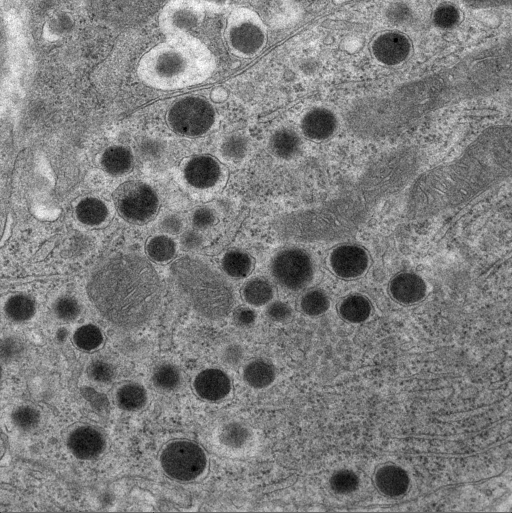
#> input picture 09_vaje/navodila/Gradivo/Kontrola.tif, 1024 x 1026 px (shown at 1/2 size)
$ jupyter execute --allow-errors vaje_10.ipynb
#> lines starting #> are read from the running program, lines starting #| are printed output that depends on the picture
# Imports

[cell 1]
from pathlib import Path
import numpy as np
import matplotlib.pyplot as plt
import matplotlib.patches as patches
import cv2
from scipy import ndimage
from skimage import filters, measure, morphology

# Slike so v mapi vaje 09 (deluje iz 10_vaje/ in iz 10_vaje/resitve/)
GRADIVO = Path("../09_vaje/navodila/Gradivo")
if not GRADIVO.exists():
    GRADIVO = Path("../../09_vaje/navodila/Gradivo")

# Funkcije

[cell 2]
def zgladi(img, sigma):
    """Gaussovo glajenje; vrne float sliko v intervalu [0, 1]."""
    return filters.gaussian(img, sigma=sigma) if sigma > 0 else img / 255.0


def prag(img_f, razredi=2):
    """Otsujev prag (razredi = 2) ali spodnji prag Otsujeve metode s tremi razredi (razredi = 3)."""
    # TODO: filters.threshold_otsu oz. filters.threshold_multiotsu(..., classes=3)[0]
    pass


def maska_otsu(img_f, razredi=2):
    """Temni objekti: piksli pod pragom."""
    return img_f < prag(img_f, razredi)


def element_disk(r):
    """Strukturni element: disk s polmerom r (bool array (2r+1) x (2r+1))."""
    # TODO: x^2 + y^2 <= r^2
    pass


def dilatacija(M, E):
    """Binarna dilatacija: piksel je 1, če element, postavljen vanj, prekrije vsaj en piksel maske."""
    r = E.shape[0] // 2
    H, W = M.shape
    P = np.pad(M, r)
    out = np.zeros_like(M)
    # TODO: za vsak premik (di, dj), kjer je E == 1, ALI z ustrezno premaknjeno masko
    pass
    return out


def erozija(M, E):
    """Binarna erozija: piksel ostane 1, če element, postavljen vanj, v celoti leži v maski."""
    r = E.shape[0] // 2
    H, W = M.shape
    P = np.pad(M, r, constant_values=True)   # zunaj slike privzamemo ospredje
    out = np.ones_like(M)
    # TODO: IN namesto ALI
    pass
    return out


def odpiranje(M, E):
    # TODO: erozija, nato dilatacija
    pass


def zapiranje(M, E):
    # TODO: dilatacija, nato erozija
    pass


def segmentiraj(img, sigma=5, r=3, A_min=100, razredi=3):
    """Celoten postopek: glajenje, prag, zapolnitev lukenj, odpiranje, označevanje, odstranitev majhnih.
    Vrne (oznake, seznam regij)."""
    # TODO
    pass


def okroglost(reg):
    """Okroglost 4 pi A / P^2 (1 za krog)."""
    return 4 * np.pi * reg.area / reg.perimeter**2

# Testno območje

[cell 3]
img = cv2.imread(str(GRADIVO / "Kontrola.tif"), cv2.IMREAD_UNCHANGED)
#> img is the input picture: shape (1026, 1024); min 0, max 255, mean 126
print(img.shape, img.dtype, img.min(), img.max())
#| (1026, 1024) uint8 0 255

# P2: erozija in dilatacija majhnega kvadrata s križem 3 x 3
M = np.zeros((7, 7), bool)
M[2:5, 2:5] = True
kriz = element_disk(1)
#> (the rest of this cell did not finish here and is left out)

# Naloga 1 - Slika 2

[cell 4]
fig = plt.figure(figsize=(16, 4))
ax = fig.add_subplot(1, 5, 1)
ax.hist(img.ravel(), bins=256, range=(0, 256), density=True)
ax.set_xlabel("sivina")
# TODO: pragova (2 in 3 razredi) za sigma = 0, 2, 5, 10; število območij; maske s 3 razredi (Preglednica 1)
plt.show()
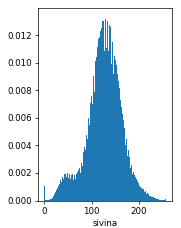
#> figure drawn by matplotlib, 1 panel; tallest bar 0.0133 high, from x = 128 to 129

# Naloga 2 - Slika 3

#> (a cell that did not finish here is left out)

E = element_disk(3)
operacije = {"maska": izrez, "erozija": erozija(izrez, E), "dilatacija": dilatacija(izrez, E),
             "odpiranje": odpiranje(izrez, E), "zapiranje": zapiranje(izrez, E)}
fig = plt.figure(figsize=(16, 3.5))
# TODO: prikaz vseh operacij; število pikslov in območij; primerjava s skimage (Preglednica 2)
plt.show()

# Naloga 3 - Slika 4

#> (a cell that did not finish here is left out)
